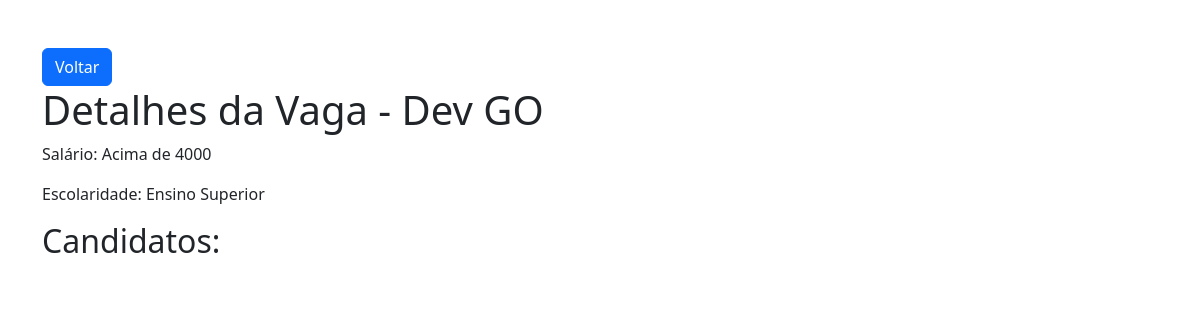
The app's page /empresas/vagas/13/candidatos/ (signed in), older data.
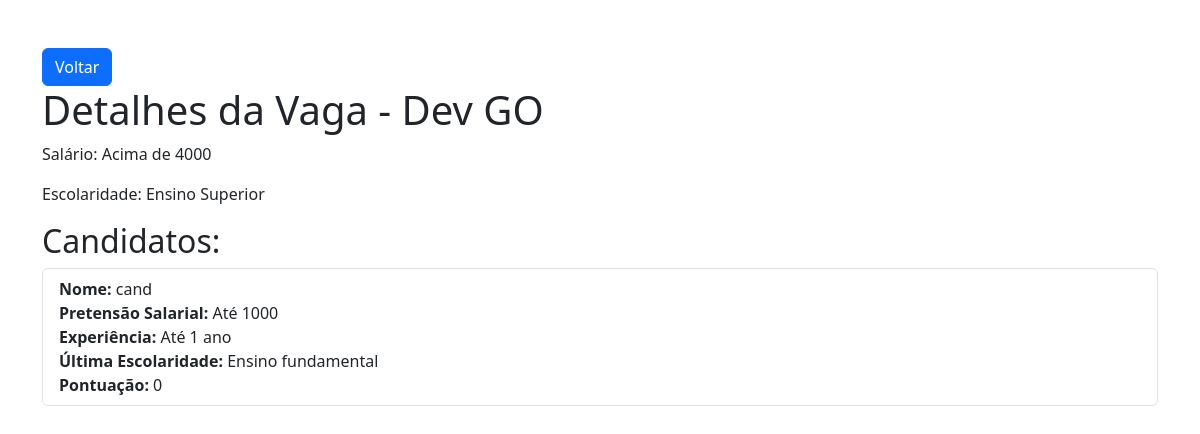
The same page, newer data.
### empresas/models.py (models this page shows, shortened)
class Vagas(models.Model):
    empresa = models.CharField(max_length=100)
    titulo = models.CharField(max_length=150)
    salario = models.CharField(max_length=50)
    escolaridade = models.CharField(max_length=50)

### candidatos/models.py (models this page shows, shortened)
class Candidatura(models.Model):
    CANDIDATURA_CHOICES = [
        ("Até 1000", "Até 1000"),
        ("De 1000 a 2000", "De 1000 a 2000"),
        ("De 2000 a 3000", "De 2000 a 3000"),
        ("Acima de 3000", "Acima de 3000"),
    ]
    EXPERIENCIA_CHOICES = [
        ("Até 1 ano", "Até 1 ano"),
        ("De 1 ano a 2 anos", "De 1 ano a 2 anos"),
        ("De 2 anos a 3 anos", "De 2 anos a 3 anos"),
        ("Acima de 3 anos", "Acima de 3 anos"),
    ]
    ESCOLARIDADE_CHOICES = [
        ("Ensino fundamental", "Ensino fundamental"),
        ("Ensino médio", "Ensino médio"),
        ("Tecnólogo", "Tecnólogo"),
        ("Ensino Superior", "Ensino Superior"),
        ("Pós / MBA / Mestrado", "Pós / MBA / Mestrado"),
        ("Doutorado", "Doutorado"),
    ]
    candidato = models.ForeignKey(User, on_delete=models.CASCADE)
    vaga = models.ForeignKey(Vagas, on_delete=models.CASCADE)
    pretensao_salario = models.CharField(
        max_length=50, choices=CANDIDATURA_CHOICES, default="Até 1000"
    )
    experiencia = models.CharField(
        max_length=50, choices=EXPERIENCIA_CHOICES, default="Até 1 ano"
    )
    ultima_escolaridade = models.CharField(
        max_length=50, choices=ESCOLARIDADE_CHOICES, default="Ensino fundamental"
    )
    pontuacao = models.IntegerField(default=0)

### empresas/views.py (the view)
@login_required(login_url="/empresas/login")
@has_role_decorator("empresa")
def candidatos_vaga(request, vaga_id):
    vaga = get_object_or_404(Vagas, pk=vaga_id)
    candidaturas = Candidatura.objects.filter(vaga=vaga)
    dict_escolaridade = {
        "Ensino fundamental": 1,
        "Ensino médio": 2,
        "Tecnólogo": 3,
        "Ensino Superior": 4,
        "Pós / MBA / Mestrado": 5,
        "Doutorado": 6,
    }
    for candidatura in candidaturas:
        pontuacao = 0
        if candidatura.pretensao_salario == vaga.salario:
            pontuacao += 1
        escolaridade_vaga = dict_escolaridade[vaga.escolaridade]
        escolaridade_candidato = dict_escolaridade[candidatura.ultima_escolaridade]
        if escolaridade_candidato >= escolaridade_vaga:
            pontuacao += 1
        candidatura.pontuacao = pontuacao
        candidatura.save()
    return render(
        request,
        "empresas/candidatos_vaga.html",
        {"vaga": vaga, "candidaturas": candidaturas},
    )

### empresas/templates/empresas/candidatos_vaga.html (shortened to what this page needs)
{% extends 'base.html' %}
{% block content %}
    <div class="container mt-5">
        <a href="{% url 'vagas' %}" class="btn btn-primary">Voltar</a>
        <h1>Detalhes da Vaga - {{ vaga.titulo }}</h1>
        <p>Salário: {{ vaga.salario }}</p>
        <p>Escolaridade: {{ vaga.escolaridade }}</p>
        <h2>Candidatos:</h2>
        <ul class="list-group">
            {% for candidatura in candidaturas %}
                <li class="list-group-item">
                    <strong>Nome:</strong> {{ candidatura.candidato.username }} <br>
                    <strong>Pretensão Salarial:</strong> {{ candidatura.get_pretensao_salario_display }} <br>
                    <strong>Experiência:</strong> {{ candidatura.get_experiencia_display }} <br>
                    <strong>Última Escolaridade:</strong> {{ candidatura.get_ultima_escolaridade_display }} <br>
                    <strong>Pontuação:</strong> {{ candidatura.pontuacao }} <br>
                </li>
            {% endfor %}
        </ul>
    </div>
{% endblock content %}

### home/templates/base.html (shortened to what this page needs)
<!DOCTYPE html>
<html lang="en">
<head>
    <link href="https://cdn.jsdelivr.net/npm/bootstrap@5.3.0/dist/css/bootstrap.min.css" rel="stylesheet">
</head>
<body>
    {% block content %}
    {% endblock %}
</body>
</html>

Row changes from the older to the newer data that the page shows:
added Candidatura: candidato.username "cand", pretensao_salario "Até 1000", experiencia "Até 1 ano", ultima_escolaridade "Ensino fundamental", pontuacao "0"
